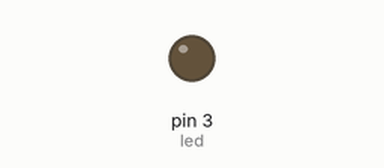
The sketch below on a simulated Arduino Uno, built with avr-gcc and run on an emulated ATmega328P. Shown: output pins drawn as LEDs (lit = HIGH).

Above: at 0.15 s.
Timing chart, 0 to 1.6 s (numbered marks = the images above):
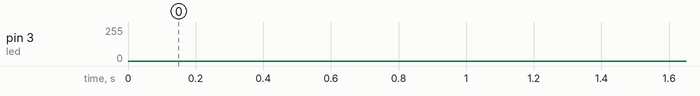

The sketch:

sketch_mar19c.ino
```cpp
#define led 3
void setup() {
  // put your setup code here, to run once:
  pinMode(led, OUTPUT);
}

void loop() {
  // put your main code here, to run repeatedly:
  for(int x=0; x<255; x++){
    analogWrite(led, x);
    delay(5);
  }

  for(int x=255; x>0; x--){
    analogWrite(led, x);
    delay(5);
  }

}
```
